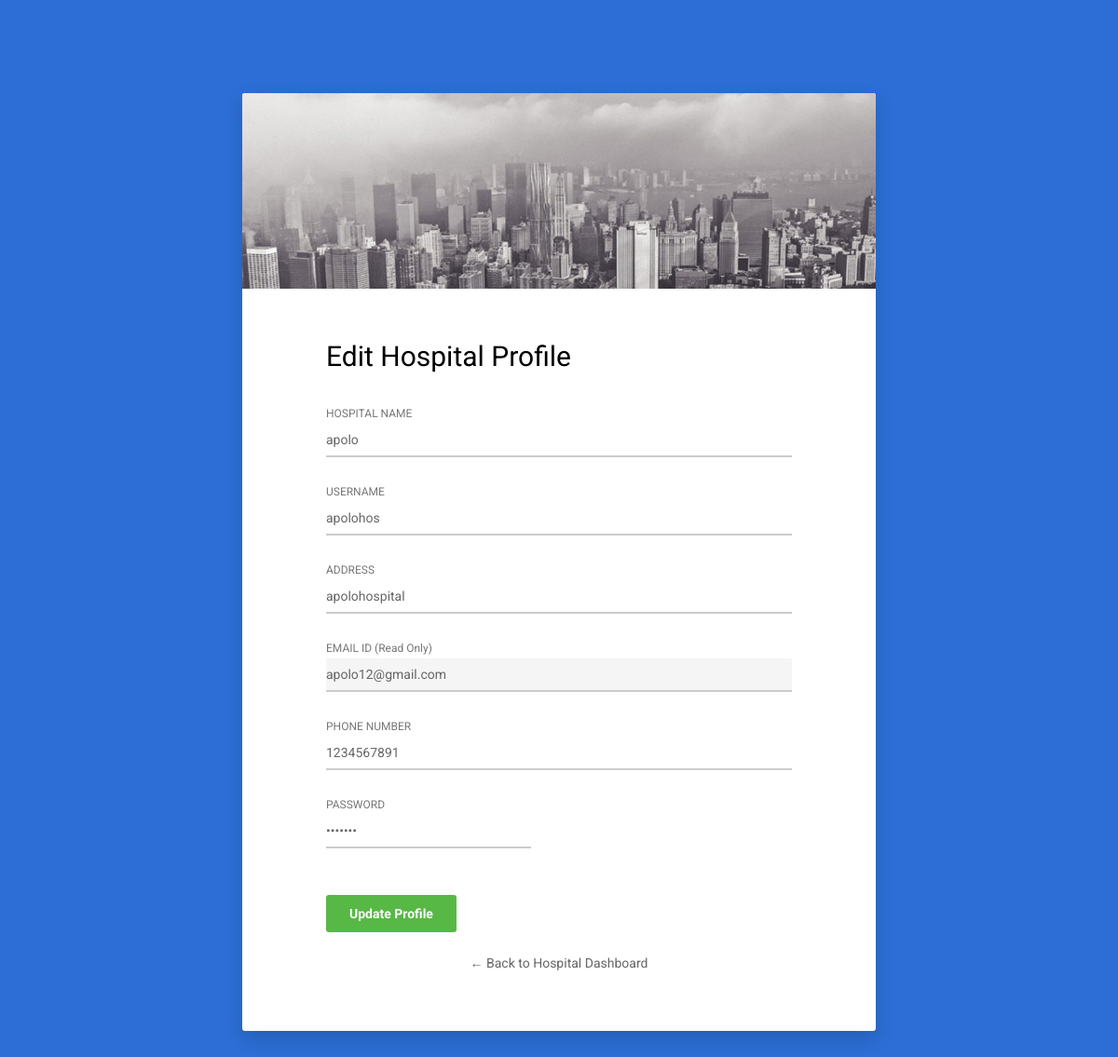
The page /hosprof/ (signed in) on the database its author committed.
### myapp/models.py (models this page shows, shortened)
class HOSPITALRegistrations(models.Model):
    hospitalname = models.CharField(max_length=50)
    username = models.CharField(max_length=50,null=True)
    address= models.CharField(max_length=50)
    emailid=models.EmailField()
    phonenumber = models.CharField(max_length=50)
    password= models.CharField(max_length=50)
    rights = models.CharField(max_length=35,default='New Hospital')

### myapp/views.py (the view, shortened to what this page needs)
# urls.py: path("hosprof/", views.hosprof, name="hosprof"),
def hosprof(request):
    if 'email' not in request.session:
        return redirect('/log/')
    emailid = request.session['email']
    success = False
    ed = HOSPITALRegistrations.objects.filter(emailid=emailid)
    return render(request, "hosprof.html", {'ed': ed, 'success': success})

### myapp/templates/hosprof.html (shortened to what this page needs)
<!DOCTYPE html>
{% load static %}
<html lang="en">
<head>
    <link href="{% static 'hosreg/vendor/mdi-font/css/material-design-iconic-font.min.css' %}" rel="stylesheet" media="all">
    <link href="{% static 'hosreg/vendor/font-awesome-4.7/css/font-awesome.min.css' %}" rel="stylesheet" media="all">
    <link href="{% static 'hosreg/vendor/select2/select2.min.css' %}" rel="stylesheet" media="all">
    <link href="{% static 'hosreg/vendor/datepicker/daterangepicker.css' %}" rel="stylesheet" media="all">
    <link href="{% static 'hosreg/css/main.css' %}" rel="stylesheet" media="all">
</head>
<body>
    <div class="page-wrapper bg-blue p-t-100 p-b-100 font-robo">
        <div class="wrapper wrapper--w680">
            <div class="card card-1">
                <div class="card-heading"></div>
                <div class="card-body">
                    <h2 class="title">Edit Hospital Profile</h2>
                    <form method="POST" action="/hosprof/">
                        {% for i in ed %}
                        <div class="input-group">
                            <label style="font-size: 12px; color: #777; margin-bottom: 4px; display: block;">HOSPITAL NAME</label>
                            <input class="input--style-1" type="text" placeholder="HOSPITAL NAME" name="hospitalname" value="{{i.hospitalname}}" required>
                        </div>
                        <div class="input-group">
                            <label style="font-size: 12px; color: #777; margin-bottom: 4px; display: block;">USERNAME</label>
                            <input class="input--style-1" type="text" placeholder="USER NAME" name="username" value="{{i.username}}" required>
                        </div>
                         <div class="input-group">
                            <label style="font-size: 12px; color: #777; margin-bottom: 4px; display: block;">ADDRESS</label>
                            <input class="input--style-1" type="text" placeholder="ADDRESS" name="address" value="{{i.address}}" required>
                        </div>
                        <div class="input-group">
                            <label style="font-size: 12px; color: #777; margin-bottom: 4px; display: block;">EMAIL ID (Read Only)</label>
                            <input class="input--style-1" type="text" placeholder="EMAIL ID" name="emailid" value="{{i.emailid}}" readonly style="background:#f5f5f5;">
                        </div>
                        <div class="input-group">
                            <label style="font-size: 12px; color: #777; margin-bottom: 4px; display: block;">PHONE NUMBER</label>
                            <input class="input--style-1" type="text" placeholder="PHONE NUMBER" name="phonenumber" value="{{i.phonenumber}}" required>
                        </div>
                        <div class="row row-space">
                            <div class="col-2">
                                <div class="input-group">
                                    <label style="font-size: 12px; color: #777; margin-bottom: 4px; display: block;">PASSWORD</label>
                                    <input class="input--style-1" type="password" placeholder="PASSWORD" name="password" value="{{i.password}}" required>
                                </div>
                            </div>
                        </div>
                        <div class="p-t-20">
                            <button class="btn btn--radius btn--green" type="submit">Update Profile</button>
                        </div>
                        {% endfor %}
                        <div style="text-align: center; margin-top: 25px;">
                            <a href="/hospitalindex/" style="color: #666; text-decoration: none; font-size: 14px;">&larr; Back to Hospital Dashboard</a>
                        </div>
                    </form>
                </div>
            </div>
        </div>
    </div>
</body>
</html>

### organ_donation/static/hosreg/css/main.css (style rules this page uses)
.font-robo { font-family: "Roboto", "Arial", "Helvetica Neue", sans-serif; }
.row { display: -webkit-box; display: -webkit-flex; display: -moz-box; display: -ms-flexbox; display: flex; -webkit-flex-wrap: wrap; -ms-flex-wrap: wrap; flex-wrap: wrap; }
.row-space { -webkit-box-pack: justify; -webkit-justify-content: space-between; -moz-box-pack: justify; -ms-flex-pack: justify; justify-content: space-between; }
.col-2 { width: -webkit-calc((100% - 60px) / 2); width: -moz-calc((100% - 60px) / 2); width: calc((100% - 60px) / 2); }
html { -webkit-box-sizing: border-box; -moz-box-sizing: border-box; box-sizing: border-box; }
* { padding: 0; margin: 0; }
*, *:before, *:after { -webkit-box-sizing: inherit; -moz-box-sizing: inherit; box-sizing: inherit; }
body, h1, h2, h3, h4, h5, h6, blockquote, p, pre, dl, dd, ol, ul, figure, hr, fieldset, legend { margin: 0; padding: 0; }
button { outline: none; background: none; border: none; }
.page-wrapper { min-height: 100vh; }
body { font-family: "Roboto", "Arial", "Helvetica Neue", sans-serif; font-weight: 400; font-size: 14px; }
h1, h2, h3, h4, h5, h6 { font-weight: 400; }
h2 { font-size: 30px; }
.bg-blue { background: #2c6ed5; }
.p-t-100 { padding-top: 100px; }
.p-t-20 { padding-top: 20px; }
.p-b-100 { padding-bottom: 100px; }
.wrapper { margin: 0 auto; }
.wrapper--w680 { max-width: 680px; }
.btn { line-height: 40px; display: inline-block; padding: 0 25px; cursor: pointer; font-family: "Roboto", "Arial", "Helvetica Neue", sans-serif; color: #fff; -webkit-transition: all 0.4s ease; -o-transition: all 0.4s ease; -moz-transition: all 0.4s ease; transition: all 0.4s ease; font-size: 14px; font-weight: 700; }
.btn--radius { -webkit-border-radius: 3px; -moz-border-radius: 3px; border-radius: 3px; }
.btn--green { background: #57b846; }
input { outline: none; margin: 0; border: none; -webkit-box-shadow: none; -moz-box-shadow: none; box-shadow: none; width: 100%; font-size: 14px; font-family: inherit; }
.input-group { position: relative; margin-bottom: 30px; border-bottom: 2px solid #ccc; }
.input--style-1 { padding: 9px 0; color: #666; }
.title { margin-bottom: 37px; }
.card { overflow: hidden; -webkit-border-radius: 3px; -moz-border-radius: 3px; border-radius: 3px; background: #fff; }
.card-1 { -webkit-box-shadow: 0px 8px 20px 0px rgba(0, 0, 0, 0.15); -moz-box-shadow: 0px 8px 20px 0px rgba(0, 0, 0, 0.15); box-shadow: 0px 8px 20px 0px rgba(0, 0, 0, 0.15); }
.card-1 .card-heading { background: url("../images/bg-head-02.jpg") center center/cover no-repeat; padding-top: 210px; }
.card-1 .card-body { padding: 0 90px; padding-top: 55px; padding-bottom: 65px; }

### rows shown on the page
HOSPITALRegistrations: hospitalname "apolo", username "apolohos", address "apolohospital", emailid "apolo12@gmail.com", phonenumber "1234567891"
